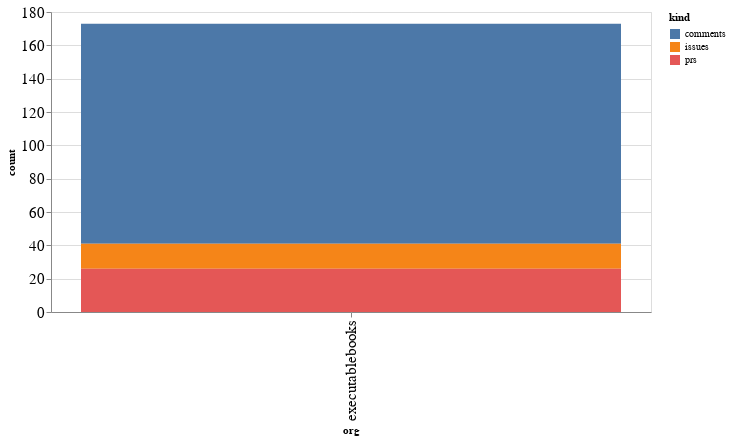

Notebook code cell kept with this figure:
### Code cell
alt.Chart(org_summaries, width=600).mark_bar().encode(
    x='org',
    y='count',
    color='kind',
    tooltip="org"
)

### Figure 1 — Vega-Lite specification as saved in the notebook (floating-point values rounded to 4 significant figures)
{"config": {"axisLeft": {"labelFontSize": 15}, "axisBottom": {"labelFontSize": 15}}, "data": {"name": "data-7d7803d8c54453493c455710c9a960e8"}, "mark": "bar", "encoding": {"color": {"type": "nominal", "field": "kind"}, "tooltip": {"type": "nominal", "field": "org"}, "x": {"type": "nominal", "field": "org"}, "y": {"type": "quantitative", "field": "count"}}, "width": 600, "$schema": "https://vega.github.io/schema/vega-lite/v4.8.1.json", "datasets": {"data-7d7803d8c54453493c455710c9a960e8": [{"org": "executablebooks", "kind": "comments", "count": 132}, {"org": "executablebooks", "kind": "issues", "count": 15}, {"org": "executablebooks", "kind": "prs", "count": 26}]}}
